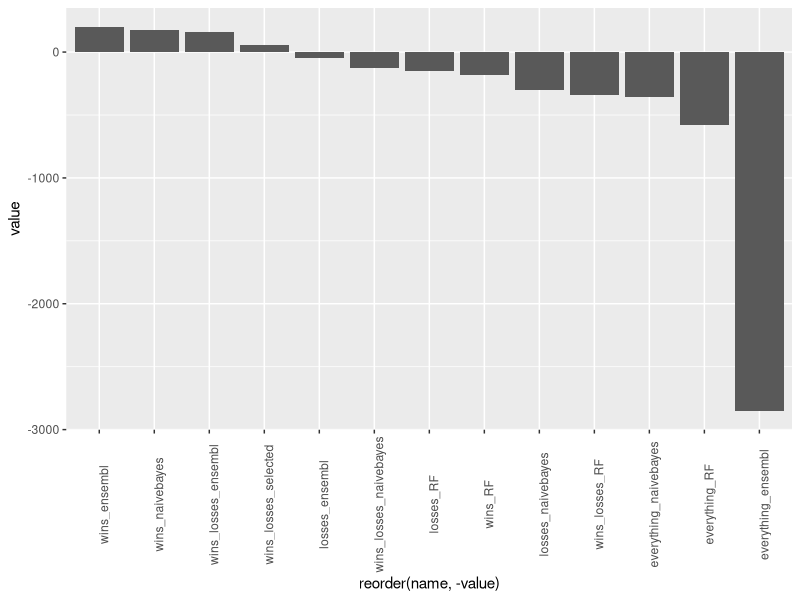
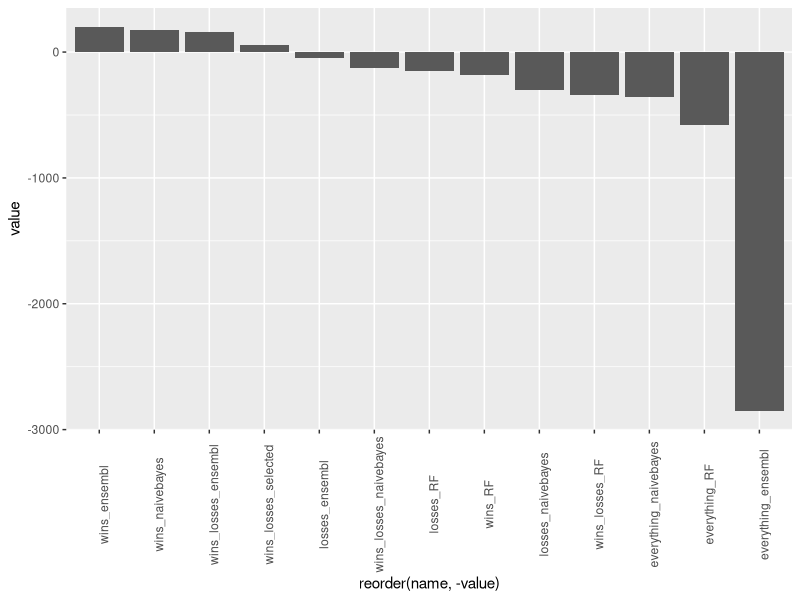

The R script that drew these images, in order:
## ---- chunk 1
# source = https://www.kaggle.com/datasets/austro/beat-the-bookie-worldwide-football-dataset/code?resource=download
#quotes = read.csv(file = "../Application/closing_odds.csv")
#win = median(quotes$avg_odds_home_win) - 1.5
#draw = median(quotes$avg_odds_draw) - 1.5
#loss = median(quotes$avg_odds_away_win) - 1.5

win = 0.6
draw = 2.2
loss = 1.1
## ---- chunk 2
## get predictions/truth
results_k = read.csv(file = "../Output/K_fold_testing/results_k.csv")

# subset 100 rows
#results_k = results_k[sample(10200,100),]
## ---- chunk 3
a = ifelse(results_k$results_RF == "win" & results_k$Outcome == "win", win,
       ifelse(results_k$results_RF == "draw" & results_k$Outcome == "draw", draw,
              ifelse(results_k$results_RF == "loss" & results_k$Outcome == "loss", loss, -1)))
sum(a)
table(a)
## ---- chunk 4
b = ifelse(results_k$results_RF == "win" & results_k$Outcome == "win", win,
           ifelse(results_k$results_RF == "win" & results_k$Outcome != "win", -1,
                  ifelse(results_k$results_RF == "loss" & results_k$Outcome != "loss", -1,
                     ifelse(results_k$results_RF == "loss" & results_k$Outcome == "loss", loss, 0))))
sum(b)
table(b)
## ---- chunk 5
c = ifelse(results_k$results_RF == "win" & results_k$Outcome == "win", win,
           ifelse(results_k$results_RF == "win" & results_k$Outcome != "win", -1, 0))
sum(c)
table(c)
## ---- chunk 6
d = ifelse(results_k$results_RF == "loss" & results_k$Outcome == "loss", loss,
           ifelse(results_k$results_RF == "loss" & results_k$Outcome != "loss", -1, 0))
sum(d)
table(d)
## ---- chunk 7
a2 = ifelse(results_k$results_naivebayes == "win" & results_k$Outcome == "win", win,
       ifelse(results_k$results_naivebayes == "draw" & results_k$Outcome == "draw", draw,
              ifelse(results_k$results_naivebayes == "loss" & results_k$Outcome == "loss", loss, -1)))
sum(a2)
table(a2)
## ---- chunk 8
b2 = ifelse(results_k$results_naivebayes == "win" & results_k$Outcome == "win", win,
           ifelse(results_k$results_naivebayes == "win" & results_k$Outcome != "win", -1,
                  ifelse(results_k$results_naivebayes == "loss" & results_k$Outcome != "loss", -1,
                     ifelse(results_k$results_naivebayes == "loss" & results_k$Outcome == "loss", loss, 0))))
sum(b2)
table(b2)
## ---- chunk 9
c2 = ifelse(results_k$results_naivebayes == "win" & results_k$Outcome == "win", win,
           ifelse(results_k$results_naivebayes == "win" & results_k$Outcome != "win", -1, 0))
sum(c2)
table(c2)
## ---- chunk 10
d2 = ifelse(results_k$results_naivebayes == "loss" & results_k$Outcome == "loss", loss,
           ifelse(results_k$results_naivebayes == "loss" & results_k$Outcome != "loss", -1, 0))
sum(d2)
table(d2)
## ---- chunk 11
e = ifelse(results_k$results_RF == "win" & results_k$results_naivebayes == "win" & results_k$Outcome == "win", win,
           ifelse(results_k$results_RF == "draw" & results_k$results_naivebayes == "draw" & results_k$Outcome == "draw", draw,
                  ifelse(results_k$results_RF == "loss" & results_k$results_naivebayes == "loss" & results_k$Outcome == "loss", loss, -1)))

sum(e)
table(e)
## ---- chunk 12
f = ifelse(results_k$results_RF == "win" & results_k$Outcome == "win" & results_k$results_naivebayes == "win", win,
           ifelse(results_k$results_RF == "win" & results_k$results_naivebayes == "win" & results_k$Outcome != "win", -1,
                     ifelse(results_k$results_RF == "loss" & results_k$results_naivebayes == "loss" & results_k$Outcome != "loss", -1,
                         ifelse(results_k$results_RF == "loss" & results_k$results_naivebayes == "loss" & results_k$Outcome == "loss", loss, 0))))

sum(f)
table(f)
## ---- chunk 13
g = ifelse(results_k$results_RF == "win" & results_k$results_naivebayes == "win" & results_k$Outcome == "win", win,
                  ifelse(results_k$results_RF == "win" & results_k$results_naivebayes == "win" & results_k$Outcome != "win", -1, 0))

sum(g)
table(g)
## ---- chunk 14
h = ifelse(results_k$results_RF == "loss" & results_k$results_naivebayes == "loss" & results_k$Outcome == "loss", loss,
                  ifelse(results_k$results_RF == "loss" & results_k$results_naivebayes == "loss" & results_k$Outcome != "loss", -1, 0))

sum(h)
table(h)
## ---- chunk 15
# accuracy wins naivebayes
s = ifelse(results_k$results_naivebayes == "win" & results_k$Outcome == "win", TRUE,
               ifelse(results_k$results_naivebayes == "win" & results_k$Outcome != "win", FALSE, 8))
s_clean = s[!s %in% 8]
mean(s_clean)

# accuracy wins RF
s = ifelse(results_k$results_RF == "win" & results_k$Outcome == "win", TRUE,
               ifelse(results_k$results_RF == "win" & results_k$Outcome != "win", FALSE, 8))
s_clean = s[!s %in% 8]
mean(s_clean)

# accuracy losss naivebayes
s = ifelse(results_k$results_naivebayes == "loss" & results_k$Outcome == "loss", TRUE,
               ifelse(results_k$results_naivebayes == "loss" & results_k$Outcome != "loss", FALSE, 8))
s_clean = s[!s %in% 8]
mean(s_clean)

# accuracy losss RF
s = ifelse(results_k$results_RF == "loss" & results_k$Outcome == "loss", TRUE,
               ifelse(results_k$results_RF == "loss" & results_k$Outcome != "loss", FALSE, 8))
s_clean = s[!s %in% 8]
mean(s_clean)

# accuracy draw naivebayes
s = ifelse(results_k$results_naivebayes == "draw" & results_k$Outcome == "draw", TRUE,
               ifelse(results_k$results_naivebayes == "draw" & results_k$Outcome != "draw", FALSE, 8))
s_clean = s[!s %in% 8]
mean(s_clean)

# accuracy draw RF
s = ifelse(results_k$results_RF == "draw" & results_k$Outcome == "draw", TRUE,
               ifelse(results_k$results_RF == "draw" & results_k$Outcome != "draw", FALSE, 8))
s_clean = s[!s %in% 8]
mean(s_clean)

# accuracy wins ensembl
s = ifelse(results_k$results_naivebayes == "win" & results_k$results_RF == "win" & results_k$Outcome == "win", TRUE,
               ifelse(results_k$results_naivebayes == "win" & results_k$results_RF == "win" & results_k$Outcome != "win", FALSE, 8))
s_clean = s[!s %in% 8]
mean(s_clean)

# accuracy loss ensembl
s = ifelse(results_k$results_naivebayes == "loss" & results_k$results_RF == "loss" & results_k$Outcome == "loss", TRUE,
               ifelse(results_k$results_naivebayes == "loss" & results_k$results_RF == "loss" & results_k$Outcome != "loss", FALSE, 8))
s_clean = s[!s %in% 8]
mean(s_clean)
## ---- chunk 16
i = ifelse(results_k$results_naivebayes == "win" & results_k$results_RF != "loss" & results_k$Outcome == "win", win,
             ifelse(results_k$results_naivebayes != "win" & results_k$results_RF == "loss" & results_k$Outcome == "loss", loss,
                    ifelse(results_k$results_naivebayes == "win" & results_k$results_RF != "loss" & results_k$Outcome == "loss", -1,
                           ifelse(results_k$results_naivebayes == "win" & results_k$results_RF != "loss" & results_k$Outcome == "draw", -1,
                                  ifelse(results_k$results_naivebayes != "win" & results_k$results_RF == "loss" & results_k$Outcome == "win", -1,
                                         ifelse(results_k$results_naivebayes != "win" & results_k$results_RF == "loss" & results_k$Outcome == "draw", -1,
                                                0))))))
sum(i)
table(i)
## ---- chunk 17
df = data.frame(everything_RF = sum(a),
                wins_losses_RF = sum(b),
                wins_RF = sum(c),
                losses_RF = sum(d),
                everything_naivebayes = sum(a2),
                wins_losses_naivebayes = sum(b2),
                wins_naivebayes = sum(c2),
                losses_naivebayes = sum(d2),
                everything_ensembl = sum(e),
                wins_losses_ensembl = sum(f),
                wins_ensembl = sum(g),
                losses_ensembl = sum(h),
                wins_losses_selected = sum(i))
df_c = tidyr::pivot_longer(data = df, cols = 1:ncol(df))

library(ggplot2)

ggplot(df_c, aes(x = reorder(name, -value), y = value))+
  geom_bar(stat="identity")+
  theme(axis.text.x = element_text(angle = 90))

ggsave(filename = paste0("./profit", Sys.time(), ".jpg"))
